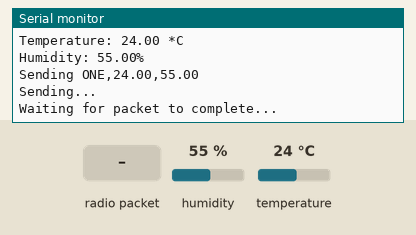
A sketch run on a simulated Arduino Uno, built with avr-gcc and run on an emulated ATmega328P. On the bench: the last lines printed to the serial monitor. The inputs (shaded band) are chosen by the test bench; at power-on: humidity 55 %, temperature 24 °C. No radio packets arrive unless stated.

Above: at 1.2 s.
1.3 s: radio packet "1" arrives
At 1.8 s:
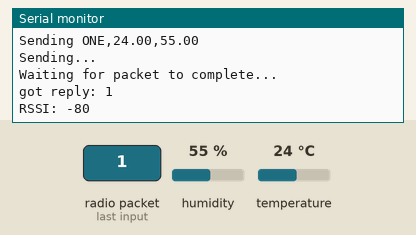
2.8 s: humidity set to 22 %
At 6.3 s:
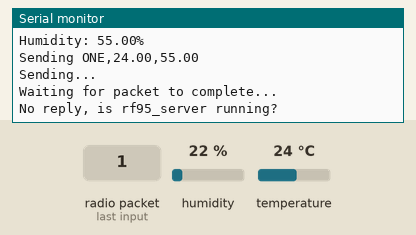
11.1 s: temperature set to 12 °C
At 11.6 s:
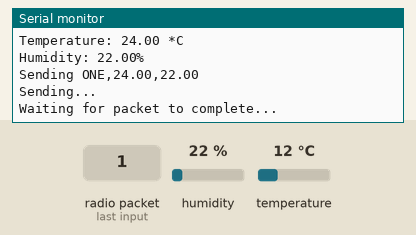
12.6 s: radio packet "0" arrives
At 14.0 s:
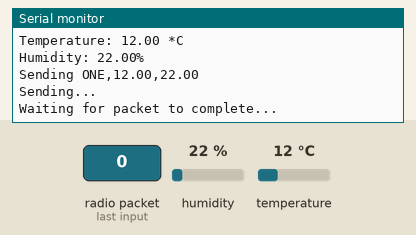

Measured:
- after the input at 1.3 s, the serial monitor: prints a new line at once (image 1)
- after the input at 12.6 s, the serial monitor: prints a new line at once (image 4)

The sketch:

rf95_clientTX_DHT22.ino
```cpp
// rf95_client.pde
// -*- mode: C++ -*-
// Example sketch showing how to create a simple messageing client
// with the RH_RF95 class. RH_RF95 class does not provide for addressing or
// reliability, so you should only use RH_RF95 if you do not need the higher
// level messaging abilities.
// It is designed to work with the other example rf95_server
// Tested with Anarduino MiniWirelessLoRa, Rocket Scream Mini Ultra Pro with the RFM95W

#include <SPI.h>
#include <RH_RF95.h>
#include <Adafruit_Sensor.h>
#include <DHT.h>
#include <DHT_U.h>

#define DHTPIN      3
#define DHTTYPE     DHT22

String id_node= "ONE";
// Singleton instance of the radio driver
//RH_RF95 rf95;
RH_RF95 rf95(10, 2);
//RH_RF95 driver(5, 2); // Rocket Scream Mini Ultra Pro with the RFM95W

// Need this on Arduino Zero with SerialUSB port (eg RocketScream Mini Ultra Pro)
//#define Serial SerialUSB

// Initialice the dht sensor
DHT_Unified dht(DHTPIN, DHTTYPE);
String Chunk;

void setup()
{
  // Rocket Scream Mini Ultra Pro with the RFM95W only:
  // Ensure serial flash is not interfering with radio communication on SPI bus
//  pinMode(4, OUTPUT);
//  digitalWrite(4, HIGH);

  Serial.begin(9600);
  dht.begin();

  Serial.println("DHTxx Unified Sensor Example");
  sensor_t sensor;
  while (!Serial) ; // Wait for serial port to be available

  Serial.println("Arduino LoRa TX");

  while (!rf95.init()) {
    Serial.println("LoRa radio init failed");
    while (1);
  }
  Serial.println("LoRa radio init OK!");
  // Defaults after init are 434.0MHz, 13dBm, Bw = 125 kHz, Cr = 4/5, Sf = 128chips/symbol, CRC on

  // The default transmitter power is 13dBm, using PA_BOOST.
  // If you are using RFM95/96/97/98 modules which uses the PA_BOOST transmitter pin, then
  // you can set transmitter powers from 5 to 23 dBm:
   //rf95.setTxPower(23, true);
  // If you are using Modtronix inAir4 or inAir9,or any other module which uses the
  // transmitter RFO pins and not the PA_BOOST pins
  // then you can configure the power transmitter power for -1 to 14 dBm and with useRFO true.
  // Failure to do that will result in extremely low transmit powers.
//rf95.setTxPower(14, true);
}

int16_t packetnum = 0;

void loop()
{
  Chunk += id_node;
  Chunk += ",";
  sensors_event_t event;
  Serial.println("Sending to rf95_server");
  // Send a message to rf95_server
  dht.temperature().getEvent(&event);

  if (isnan(event.temperature)) {
    Serial.println("Error reading temperature!");
  }
  else {
    Serial.print("Temperature: ");
    Serial.print(event.temperature);
    Serial.println(" *C");
    Chunk += event.temperature;
    Chunk += ",";
  }
  // Get humidity event and print its value.
  dht.humidity().getEvent(&event);
  if (isnan(event.relative_humidity)) {
    Serial.println("Error reading humidity!");
  }
  else {
    Serial.print("Humidity: ");
    Serial.print(event.relative_humidity);
    Serial.println("%");
    Chunk += event.relative_humidity;
    Chunk += ",";
  }
  char sendch[Chunk.length()];
  Chunk.toCharArray(sendch,Chunk.length());
  Serial.print("Sending "); Serial.println(sendch);

  Serial.println("Sending..."); delay(10);
  rf95.send((uint8_t *)sendch, Chunk.length());
  Chunk = "";

  Serial.println("Waiting for packet to complete..."); delay(10);
  rf95.waitPacketSent();

  // Now wait for a reply
  uint8_t buf[RH_RF95_MAX_MESSAGE_LEN];
  uint8_t len = sizeof(buf);

  if (rf95.waitAvailableTimeout(3000))
  {
    // Should be a reply message for us now
    if (rf95.recv(buf, &len))
   {
      Serial.print("got reply: ");
      Serial.println((char*)buf);
      Serial.print("RSSI: ");
      Serial.println(rf95.lastRssi(), DEC);
    }
    else
    {
      Serial.println("recv failed");
    }
  }
  else
  {
    Serial.println("No reply, is rf95_server running?");
  }
  delay(1000);
}
```
